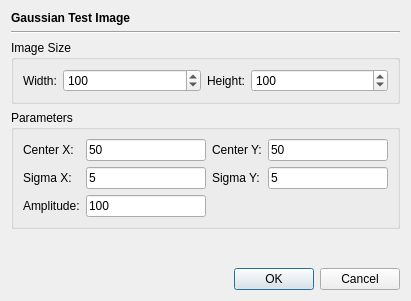
<?xml version="1.0" encoding="UTF-8"?>
<ui version="4.0">
 <class>GaussianTestImageDialog</class>
 <widget class="QDialog" name="GaussianTestImageDialog">
  <property name="geometry">
   <rect>
    <x>0</x>
    <y>0</y>
    <width>411</width>
    <height>301</height>
   </rect>
  </property>
  <property name="windowTitle">
   <string>Dialog</string>
  </property>
  <layout class="QVBoxLayout" name="verticalLayout">
   <item>
    <widget class="QLabel" name="label">
     <property name="font">
      <font>
       <weight>75</weight>
       <bold>true</bold>
      </font>
     </property>
     <property name="text">
      <string>Gaussian Test Image</string>
     </property>
    </widget>
   </item>
   <item>
    <widget class="Line" name="line">
     <property name="orientation">
      <enum>Qt::Horizontal</enum>
     </property>
    </widget>
   </item>
   <item>
    <widget class="QGroupBox" name="groupBox">
     <property name="title">
      <string>Image Size</string>
     </property>
     <layout class="QGridLayout" name="gridLayout_2">
      <item row="0" column="2">
       <widget class="QLabel" name="label_3">
        <property name="sizePolicy">
         <sizepolicy hsizetype="Maximum" vsizetype="Preferred">
          <horstretch>0</horstretch>
          <verstretch>0</verstretch>
         </sizepolicy>
        </property>
        <property name="text">
         <string>Height:</string>
        </property>
       </widget>
      </item>
      <item row="0" column="0">
       <widget class="QLabel" name="label_2">
        <property name="sizePolicy">
         <sizepolicy hsizetype="Maximum" vsizetype="Preferred">
          <horstretch>0</horstretch>
          <verstretch>0</verstretch>
         </sizepolicy>
        </property>
        <property name="text">
         <string>Width:</string>
        </property>
       </widget>
      </item>
      <item row="0" column="1">
       <widget class="QSpinBox" name="widthBox">
        <property name="minimum">
         <number>20</number>
        </property>
        <property name="maximum">
         <number>10000</number>
        </property>
        <property name="value">
         <number>100</number>
        </property>
       </widget>
      </item>
      <item row="0" column="3">
       <widget class="QSpinBox" name="heightBox">
        <property name="minimum">
         <number>20</number>
        </property>
        <property name="maximum">
         <number>10000</number>
        </property>
        <property name="value">
         <number>100</number>
        </property>
       </widget>
      </item>
     </layout>
    </widget>
   </item>
   <item>
    <widget class="QGroupBox" name="groupBox_1">
     <property name="title">
      <string>Parameters</string>
     </property>
     <layout class="QGridLayout" name="gridLayout">
      <item row="2" column="1">
       <widget class="QLineEdit" name="sigmaXField">
        <property name="text">
         <string>5</string>
        </property>
       </widget>
      </item>
      <item row="0" column="2">
       <widget class="QLabel" name="label_5">
        <property name="text">
         <string>Center Y:</string>
        </property>
       </widget>
      </item>
      <item row="0" column="0">
       <widget class="QLabel" name="label_4">
        <property name="text">
         <string>Center X:</string>
        </property>
       </widget>
      </item>
      <item row="4" column="0">
       <widget class="QLabel" name="label_8">
        <property name="text">
         <string>Amplitude:</string>
        </property>
       </widget>
      </item>
      <item row="2" column="0">
       <widget class="QLabel" name="label_6">
        <property name="text">
         <string>Sigma X:</string>
        </property>
       </widget>
      </item>
      <item row="0" column="1">
       <widget class="QLineEdit" name="centerXField">
        <property name="text">
         <string>50</string>
        </property>
       </widget>
      </item>
      <item row="4" column="1">
       <widget class="QLineEdit" name="amplitudeField">
        <property name="text">
         <string>100</string>
        </property>
       </widget>
      </item>
      <item row="0" column="3">
       <widget class="QLineEdit" name="centerYField">
        <property name="text">
         <string>50</string>
        </property>
       </widget>
      </item>
      <item row="2" column="2">
       <widget class="QLabel" name="label_7">
        <property name="text">
         <string>Sigma Y:</string>
        </property>
       </widget>
      </item>
      <item row="2" column="3">
       <widget class="QLineEdit" name="sigmaYField">
        <property name="text">
         <string>5</string>
        </property>
       </widget>
      </item>
     </layout>
    </widget>
   </item>
   <item>
    <spacer name="verticalSpacer">
     <property name="orientation">
      <enum>Qt::Vertical</enum>
     </property>
     <property name="sizeHint" stdset="0">
      <size>
       <width>20</width>
       <height>40</height>
      </size>
     </property>
    </spacer>
   </item>
   <item>
    <widget class="QDialogButtonBox" name="buttonBox">
     <property name="orientation">
      <enum>Qt::Horizontal</enum>
     </property>
     <property name="standardButtons">
      <set>QDialogButtonBox::Cancel|QDialogButtonBox::Ok</set>
     </property>
    </widget>
   </item>
  </layout>
 </widget>
 <tabstops>
  <tabstop>widthBox</tabstop>
  <tabstop>heightBox</tabstop>
  <tabstop>centerXField</tabstop>
  <tabstop>centerYField</tabstop>
  <tabstop>sigmaXField</tabstop>
  <tabstop>sigmaYField</tabstop>
  <tabstop>amplitudeField</tabstop>
 </tabstops>
 <resources/>
 <connections>
  <connection>
   <sender>buttonBox</sender>
   <signal>accepted()</signal>
   <receiver>GaussianTestImageDialog</receiver>
   <slot>accept()</slot>
   <hints>
    <hint type="sourcelabel">
     <x>248</x>
     <y>254</y>
    </hint>
    <hint type="destinationlabel">
     <x>157</x>
     <y>274</y>
    </hint>
   </hints>
  </connection>
  <connection>
   <sender>buttonBox</sender>
   <signal>rejected()</signal>
   <receiver>GaussianTestImageDialog</receiver>
   <slot>reject()</slot>
   <hints>
    <hint type="sourcelabel">
     <x>316</x>
     <y>260</y>
    </hint>
    <hint type="destinationlabel">
     <x>286</x>
     <y>274</y>
    </hint>
   </hints>
  </connection>
 </connections>
</ui>
